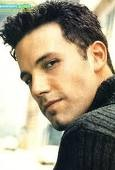
#> input picture other/opencv/opencv-course-master/Resources/Faces/train/Ben Afflek/1.jpg, 115 x 170 px, found by its file name; its folder holds only this picture in this run
$ jupyter execute --allow-errors Face.ipynb
#> lines starting #> are read from the running program, lines starting #| are printed output that depends on the picture
[cell 1]
import cv2 as cv
import matplotlib.pyplot as plt
import numpy as np

[cell 2]
# face_detect

img = cv.imread('Resources/Photos/group 2.jpg')
# cv.imshow('Person', img)

#> (the rest of this cell did not finish here and is left out)

[cell 3]
# Face Recognition

import os
import cv2 as cv
import numpy as np

people = ['Ben Afflek', 'Elton John', 'Jerry Seinfield', 'Madonna', 'Mindy Kaling']
DIR = r'D:\Profile\Jupyter\OpenCV_Test\opencv-course-master\Resources\Faces\train'

p = []

for i in os.listdir(DIR):
    p.append(i)
#> pass 2 of the loop `for i in os.listdir(DIR):`:

# check
print(p)

[cell 4]
# training
haar_cascade = cv.CascadeClassifier('haar_face.xml')

features = []
labels = []

def create_train():
    for person in people:
        path = os.path.join(DIR, person)
        label = people.index(person)

        for img in os.listdir(path):
            img_path = os.path.join(path, img)

            img_array = cv.imread(img_path)
#> img_array is the input picture: shape (170, 115, 3); mean B, G, R 130.9, 151.7, 161.1
            gray = cv.cvtColor(img_array, cv.COLOR_BGR2GRAY)
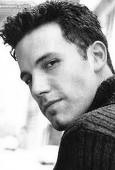
#> gray: shape (170, 115); min 0, max 255, mean 152.2

            faces_rect = haar_cascade.detectMultiScale(gray, scaleFactor=1.1,
                                                      minNeighbors=4)
#> faces_rect = ()

            for (x,y,w,h) in faces_rect:
                faces_roi = gray[y:y+h, x:x+w]
                features.append(faces_roi)
                labels.append(label)
#> this loop made 0 passes
#> after the loop, features = []; labels = []
#> pass 2 of the loop in create_train, `for person in people:`:
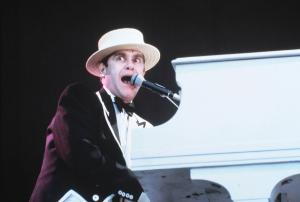
#> input picture other/opencv/opencv-course-master/Resources/Faces/train/Elton John/1.jpg, 300 x 202 px, found by its file name
#> in create_train, img_array is the input picture: shape (202, 300, 3); mean B, G, R 113.5, 107.3, 104.2
#> in create_train, `gray = cv.cvtColor(img_array, cv.COLOR_BGR2GRAY)`:
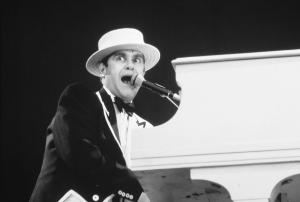
#> gray: shape (202, 300); min 9, max 255, mean 107.1
#> in create_train, `faces_rect = haar_cascade.detectMultiScale(gray, scaleFactor=1.1, minN..`: faces_rect = [[91, 28, 71, 71]]
#> the loop in create_train, `for (x,y,w,h) in faces_rect:` made 1 pass
#> pass 1, in create_train, `faces_roi = gray[y:y+h, x:x+w]`:
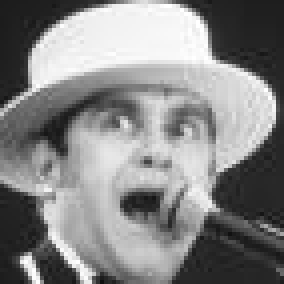
#> faces_roi: shape (71, 71) (shown 4 times larger); min 14, max 255, mean 134.2
#> after the loop in create_train, `for (x,y,w,h) in faces_rect:`: features = 1 item; labels = [1]

#> (the rest of this cell did not finish here and is left out)

[cell 5]
# face recognization
# Load data

haar_cascade = cv.CascadeClassifier('haar_face.xml')
#> (the rest of this cell did not finish here and is left out)

[cell 6]
# test recognization
img = cv.imread(r'D:/Profile/Jupyter/OpenCV_Test/opencv-course-master/Resources/Faces/val/ben_afflek/2.jpg')
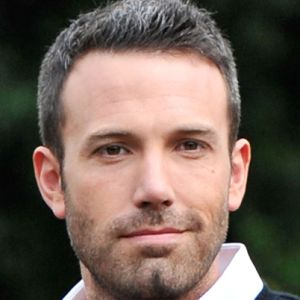
#> input picture other/opencv/opencv-course-master/Resources/Faces/val/ben_afflek/2.jpg, 300 x 300 px, found by its file name
#> img is the input picture: shape (300, 300, 3); mean B, G, R 88.2, 97.8, 114.4

gray = cv.cvtColor(img, cv.COLOR_BGR2GRAY)
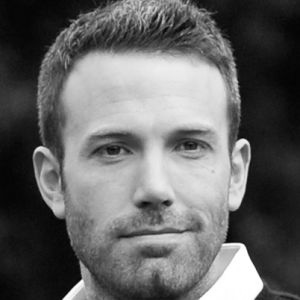
#> gray: shape (300, 300); min 0, max 255, mean 101.7
cv.imshow('Person', gray)

# Detect the face in the image

faces_rect = haar_cascade.detectMultiScale(gray, 1.1, 4)
#> faces_rect = [[46, 62, 216, 216]]

#> (the rest of this cell did not finish here and is left out)
